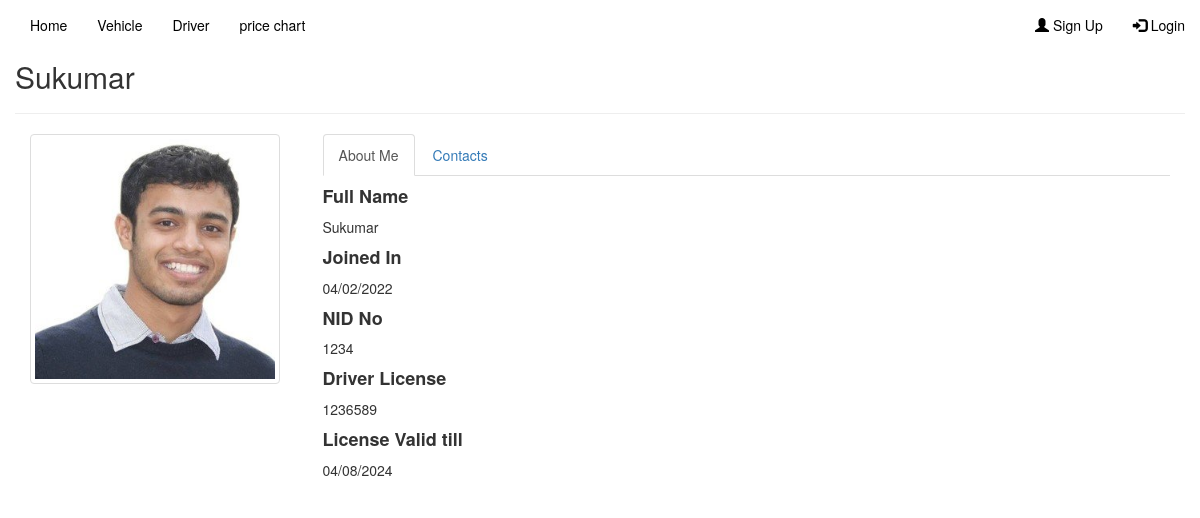
Page /driverprofile.php?driverid=22 on the committed database.
### tables this page shows
CREATE TABLE `driver` (
  `driverid` int(11) NOT NULL,
  `drname` varchar(255) NOT NULL,
  `drjoin` varchar(255) NOT NULL,
  `drmobile` varchar(20) NOT NULL,
  `drnid` varchar(30) NOT NULL,
  `drlicense` varchar(30) NOT NULL,
  `drlicensevalid` varchar(100) NOT NULL,
  `draddress` varchar(255) NOT NULL,
  `drphoto` varchar(30) NOT NULL,
  `dr_available` int(11) NOT NULL
);

### driverprofile.php (the view, shortened to what this page needs)
<?php
    $connection= mysqli_connect("localhost","root","","tbs");
    $driverid= $_GET['driverid'];
    $sql= "SELECT * FROM `driver` WHERE driverid='$driverid'";
    $res= mysqli_query($connection,$sql);
    $row= mysqli_fetch_assoc($res);
?>
<!DOCTYPE html>
<html lang="en">
<head>
    <link rel="stylesheet" href="https://maxcdn.bootstrapcdn.com/bootstrap/3.3.7/css/bootstrap.min.css">
    <link rel="stylesheet" href="style.css">
</head>
<body>
   <?php include 'navbar.php';?>
        <div class="container">
          <div class="row">
          <div class="fb-profile-text" id="h1" >
                            <h2><?php echo $row['drname']; ?></h2>
            </div>
            <hr>
           <div class="col-sm-3">
                   <div class="fb-profile">
                        <img height="250" width="250" align="left" class="fb-image-profile thumbnail userpic" src="picture/<?php echo $row['drphoto'] ?>" alt="dp"/>
                    </div>
           </div>
           <div class="col-sm-9">
               <div data-spy="scroll" class="tabbable-panel">
                <div class="tabbable-line">
                  <ul class="nav nav-tabs ">
                    <li class="active">
                      <a href="#tab_default_1" data-toggle="tab">
                      About Me </a>
                    </li>
                    <li>
                      <a href="#tab_default_2" data-toggle="tab">
                     Contacts </a>
                    </li>
                  </ul>
                  <div class="tab-content">
                    <div class="tab-pane active" id="tab_default_1">
                      <h4><strong>Full Name</strong></h4>
                      <p>
                        <?php echo $row['drname']; ?>
                      </p>
                      <h4><strong>Joined In</strong></h4>
                      <p><?php echo $row['drjoin']; ?></p>
                      <h4><strong>NID No</strong></h4>
                      <p><?php echo $row['drnid']; ?></p>
                      <h4><strong>Driver License</strong></h4>
                      <p><?php echo $row['drlicense']; ?></p>
                      <h4><strong>License Valid till</strong></h4>
                      <p><?php echo $row['drlicensevalid']; ?></p>
                    </div>
                  </div>
                </div>
              </div>
           </div>
          </div>
        </div>
        <div class="container">
          <div class="col-sm-12">
          </div>
    </div>
</body>
</html>

### rows in the picture
driver: drname "Sukumar", drphoto (picture), drjoin "04/02/2022", drnid "1234", drlicense "1236589", drlicensevalid "04/08/2024"
